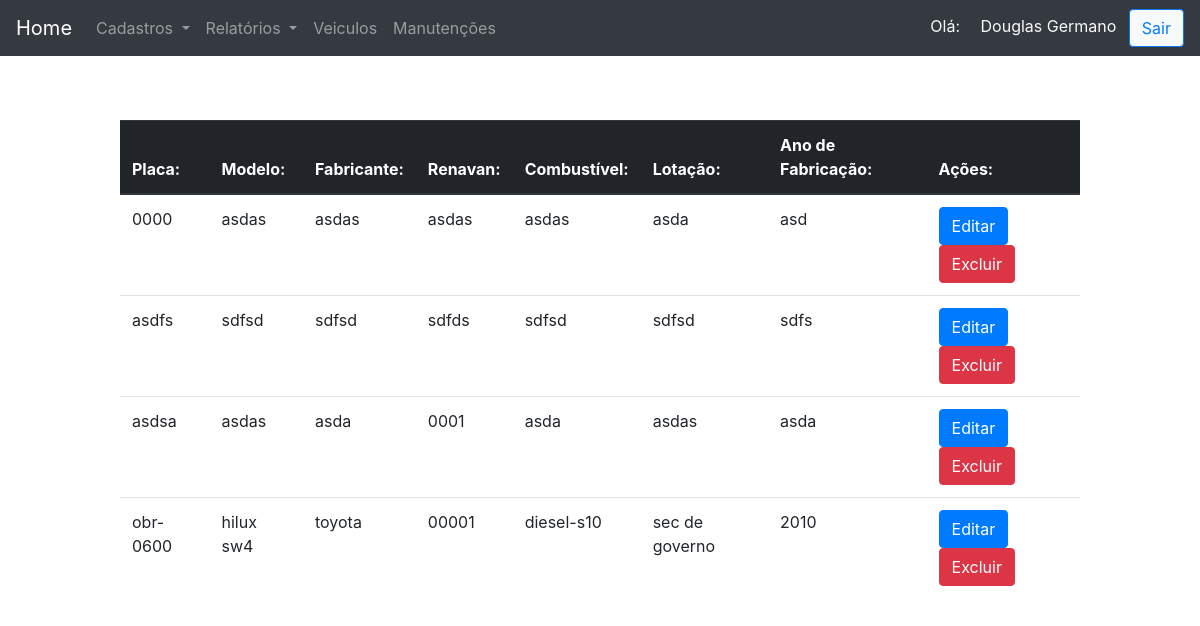
Before: /veiculos (signed in) with the older database file.
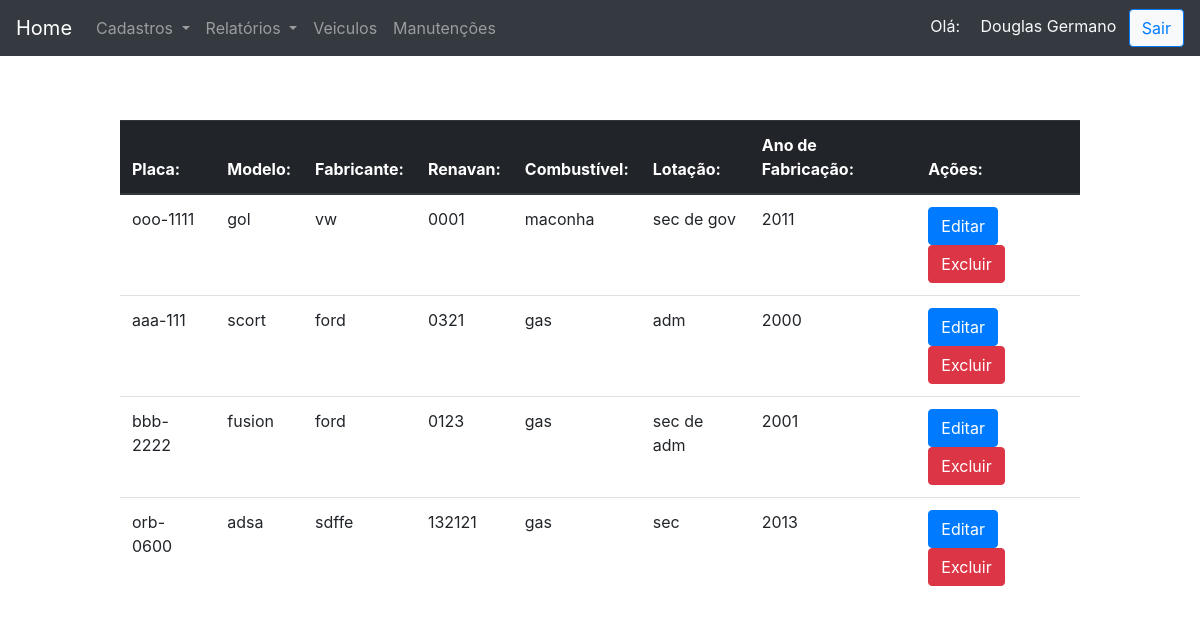
After: the same page with the newer database file.
### app/models.py (models this page shows, shortened)
class User(UserMixin, db.Model):
    __tablename__ = 'users'
    id = db.Column(db.Integer, primary_key=True)
    email = db.Column(db.String(64), unique=True)
    name = db.Column(db.String(64))
    password = db.Column(db.String(128), nullable=False)
    confirmed = db.Column(db.Boolean, default=False)

class Vehicle(db.Model):
    __tablename__ = 'vehicles'
    id = db.Column(db.Integer, primary_key=True)
    placa = db.Column(db.String(64), unique=True)
    modelo = db.Column(db.String(64))
    fabricante = db.Column(db.String(64))
    renavan = db.Column(db.String(64), unique=True)
    combustivel = db.Column(db.String(64))
    lotacao = db.Column(db.String(64))
    anofabricacao = db.Column(db.String(64))
    manutencao = db.relationship('Maintenance', lazy=True)

### app/main/views.py (the view)
@app.route("/veiculos", methods=['GET'])
@login_required
def veiculos():
    vehicles = Vehicle.query.all()
    return render_template("main/veiculos.html", vehicles=vehicles)

### app/models.py (called while the page is built)
@login_manager.user_loader
def load_user(user_id):
    return User.query.get(int(user_id))

### app/templates/main/veiculos.html (shortened to what this page needs)
{% extends 'base.html' %}
{% import "bootstrap/wtf.html" as wtf %}
{% block content %}
<table class="table table-hover">
    <thead class="thead-dark">
      <tr>
        <th scope="col">Placa:</th>
        <th scope="col">Modelo:</th>
        <th scope="col">Fabricante:</th>
        <th scope="col">Renavan:</th>
        <th scope="col">Combustível:</th>
        <th scope="col">Lotação:</th>
        <th scope="col">Ano de Fabricação:</th>
        <th scope="col">Ações:</th>
      </tr>
    </thead>
    <tbody>
        {% for vehicles in vehicles %}
        <tr>
            <td>{{ vehicles.placa }}</td>
            <td>{{ vehicles.modelo }}</td>
            <td>{{ vehicles.fabricante }}</td>
            <td>{{ vehicles.renavan }}</td>
            <td>{{ vehicles.combustivel }}</td>
            <td>{{ vehicles.lotacao }}</td>
            <td>{{ vehicles.anofabricacao }}</td>
            <td>
            <a class="btn btn-primary" href="/veiculos/editar-veiculo/{{ vehicles.id }}" role="button">Editar</a>
            <a class="btn btn-danger" href="/veiculos/excluir-veiculo/{{ vehicles.id }}" role="button">Excluir</a>
        </tr>
    {% endfor %}
    </tbody>
</table>
{% endblock %}

### app/templates/base.html (shortened to what this page needs)
<!DOCTYPE html>
<html lang="pt-br">
<head>
    <link rel="stylesheet" href="{{ url_for('static', filename='css/styles.css') }}">
    <link rel="stylesheet" href="https://stackpath.bootstrapcdn.com/bootstrap/4.1.3/css/bootstrap.min.css"
>
</head>
<body>
{% block navbar %}
<nav class="navbar navbar-expand-lg navbar-dark bg-dark fixed-top">
    <a class="navbar-brand" href="{{ url_for('auth.profile') }}">Home</a>
    <div class="collapse navbar-collapse" id="conteudoNavbarSuportado">
      <ul class="navbar-nav mr-auto">
        <li class="nav-item dropdown">
            <a class="nav-link dropdown-toggle" href="" id="navbarDropdownMenuLink" role="button" data-toggle="dropdown" aria-haspopup="true" aria-expanded="false">
              Cadastros
            </a>
        </li>
        <li class="nav-item dropdown">
            <a class="nav-link dropdown-toggle" href="#" id="navbarDropdownMenuLink" role="button" data-toggle="dropdown" aria-haspopup="true" aria-expanded="false">
              Relatórios
            </a>
        </li>
        <li class="nav-item">
            <a class="nav-item nav-link" href="{{ url_for('veiculos') }}">Veiculos</a>
        </li>
        <li class="nav-item">
            <a class="nav-item nav-link" href="{{ url_for('manutencoes') }}">Manutenções</a>
        </li>
      </ul>
      <div>
        <a class="p-2 text-light">Olá:</a>
        <a class="p-2 text-light">
        {% if current_user.is_authenticated %}
        {{ current_user.name }}
        {% endif %}
        </a>
        <a class="btn btn-outline-primary bg-light" href="{{ url_for('auth.logout') }}">Sair</a>
      </div>
    </div>
</nav>
{% endblock %}
{% block content %}
{% endblock %}
</body>
</html>

### app/static/css/styles.css (style rules this page uses)
body { display: flex; align-items: center; font-family: "Helvetica Neue", Helvetica, Arial, sans-serif; padding-top: 50px; padding-bottom: 30px; }
html, body { width: 100%; padding: 60px; margin: auto; }

Changed rows visible on the page:
removed Vehicle: placa "0000", modelo "asdas", fabricante "asdas", renavan "asdas", combustivel "asdas", lotacao "asda", anofabricacao "asd"
removed Vehicle: placa "asdfs", modelo "sdfsd", fabricante "sdfsd", renavan "sdfds", combustivel "sdfsd", lotacao "sdfsd", anofabricacao "sdfs"
added Vehicle: placa "ooo-1111", modelo "gol", fabricante "vw", renavan "0001", combustivel "maconha", lotacao "sec de gov", anofabricacao "2011"
added Vehicle: placa "aaa-111", modelo "scort", fabricante "ford", renavan "0321", combustivel "gas", lotacao "adm", anofabricacao "2000"
changed Vehicle: placa "asdsa" → "bbb-2222"; modelo "asdas" → "fusion"; fabricante "asda" → "ford"; renavan "0001" → "0123"; combustivel "asda" → "gas"; lotacao "asdas" → "sec de adm"; anofabricacao "asda" → "2001"
changed Vehicle: placa "obr-0600" → "orb-0600"; modelo "hilux sw4" → "adsa"; fabricante "toyota" → "sdffe"; renavan "00001" → "132121"; combustivel "diesel-s10" → "gas"; lotacao "sec de governo" → "sec"; anofabricacao "2010" → "2013"
